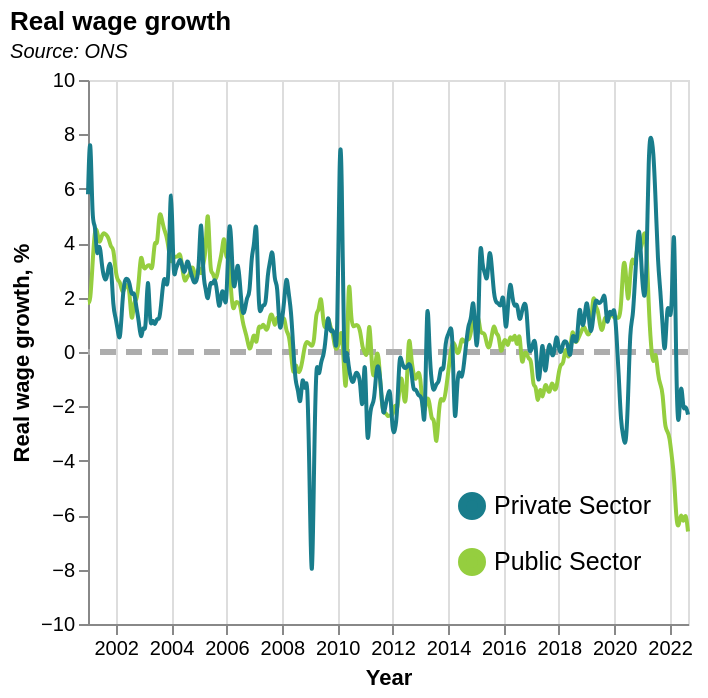

Describe this chart as a Vega-Lite specification.
### Vega-Lite specification from a JSON file in a GitHub repository (floating-point values rounded to 4 significant figures; data arrays with more than 128 entries replaced by an {"elided": "..."} marker saying what was removed)
{"description": "Source of inspiration for multiline tooltip https://altair-viz.github.io/gallery/multiline_tooltip.html", "title": {"text": "Real wage growth", "subtitle": "Source: ONS", "subtitleFontStyle": "italic", "subtitleFontSize": 10, "anchor": "start", "color": "black"}, "transform": [{"calculate": "replace(datum.Date, ' JAN', '-01')", "as": "Date1"}, {"calculate": "replace(datum.Date1, ' FEB', '-02')", "as": "Date2"}, {"calculate": "replace(datum.Date2, ' MAR', '-03')", "as": "Date3"}, {"calculate": "replace(datum.Date3, ' APR', '-04')", "as": "Date4"}, {"calculate": "replace(datum.Date4, ' MAY', '-05')", "as": "Date5"}, {"calculate": "replace(datum.Date5, ' JUN', '-06')", "as": "Date6"}, {"calculate": "replace(datum.Date6, ' JUL', '-07')", "as": "Date7"}, {"calculate": "replace(datum.Date7, ' AUG', '-08')", "as": "Date8"}, {"calculate": "replace(datum.Date8, ' SEP', '-09')", "as": "Date9"}, {"calculate": "replace(datum.Date9, ' OCT', '-10')", "as": "Date10"}, {"calculate": "replace(datum.Date10, ' NOV', '-11')", "as": "Date11"}, {"calculate": "replace(datum.Date11, ' DEC', '-12')", "as": "Date12"}, {"calculate": "timeParse(datum.Date12, '%Y-%m')", "as": "DateClean"}, {"filter": "datum.Year>=minYear"}, {"filter": "datum.Year<=maxYear"}], "params": [{"name": "minYear", "value": 2001, "bind": {"input": "range", "min": 2001, "max": 2022, "step": 1, "name": "Start year:"}}, {"name": "maxYear", "value": 2022, "bind": {"input": "range", "min": 2001, "max": 2022, "step": 1, "name": "End year:"}}], "layer": [{"data": {"values": [{}]}, "mark": {"type": "rule", "strokeDash": [8, 5], "color": "#adadad", "size": 3}, "encoding": {"y": {"datum": 0}}}, {"mark": {"type": "line", "interpolate": "basis"}, "encoding": {"color": {"field": "Type", "legend": {"orient": "bottom-right", "columns": 1, "title": null, "symbolStrokeWidth": 4, "labelFontSize": 12.5}, "scale": {"scheme": "darkmulti"}}, "x": {"field": "DateClean", "type": "temporal", "title": "Year"}, "y": {"field": "Value", "type": "quantitative", "title": "Real wage growth, %"}}}, {"mark": "point", "encoding": {"opacity": {"value": 0}, "x": {"field": "DateClean", "type": "temporal"}}, "selection": {"selector040": {"type": "single", "nearest": true, "on": "mouseover", "fields": ["DateClean"], "empty": "none"}}}, {"mark": "point", "encoding": {"color": {"field": "Type", "type": "nominal"}, "opacity": {"condition": {"value": 1, "selection": "selector040"}, "value": 0}, "x": {"field": "DateClean", "type": "temporal"}, "y": {"field": "Value", "type": "quantitative"}}}, {"mark": {"type": "rule", "color": "gray"}, "encoding": {"x": {"field": "DateClean", "type": "temporal"}}, "transform": [{"filter": {"selection": "selector040"}}]}, {"mark": {"type": "text", "align": "left", "dx": 5, "dy": -5, "fontSize": 15, "fontWeight": "bold"}, "encoding": {"color": {"field": "Type", "type": "nominal"}, "text": {"condition": {"field": "Value", "type": "quantitative", "selection": "selector040"}, "value": " "}, "x": {"field": "DateClean", "type": "temporal"}, "y": {"field": "Value", "type": "quantitative"}}}], "height": 272, "width": "container", "$schema": "https://vega.github.io/schema/vega-lite/v5.json", "data": {"values": {"elided": "522 records"}}}
